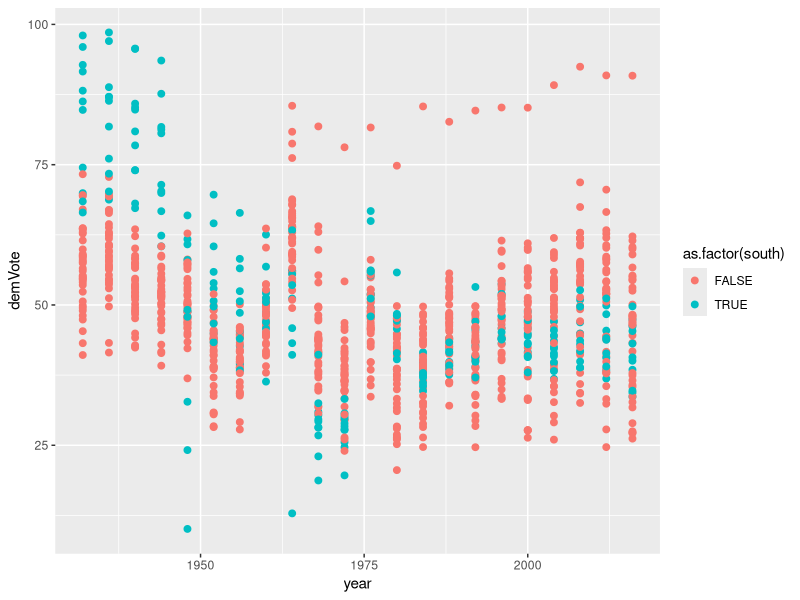
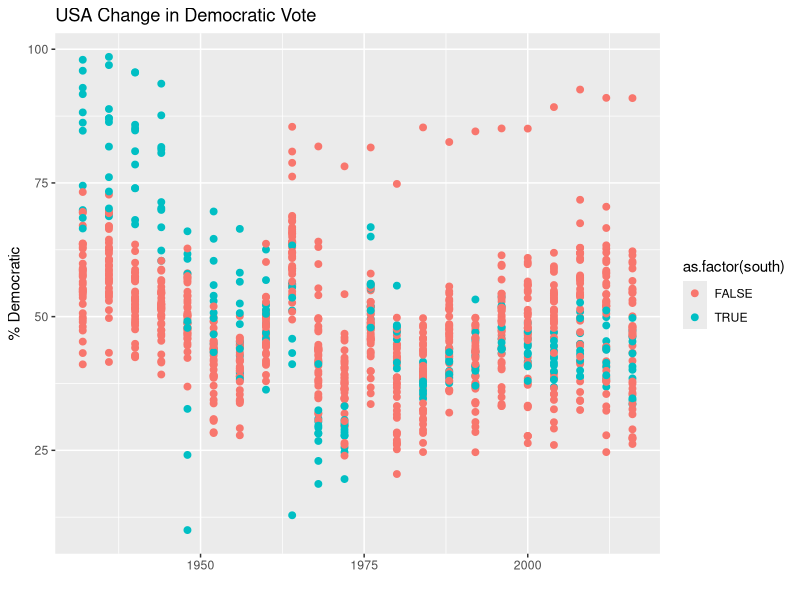
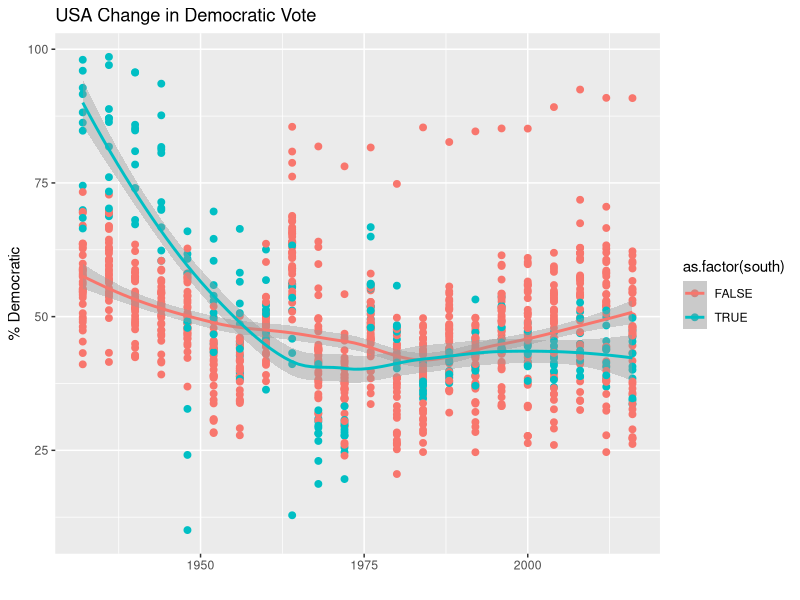
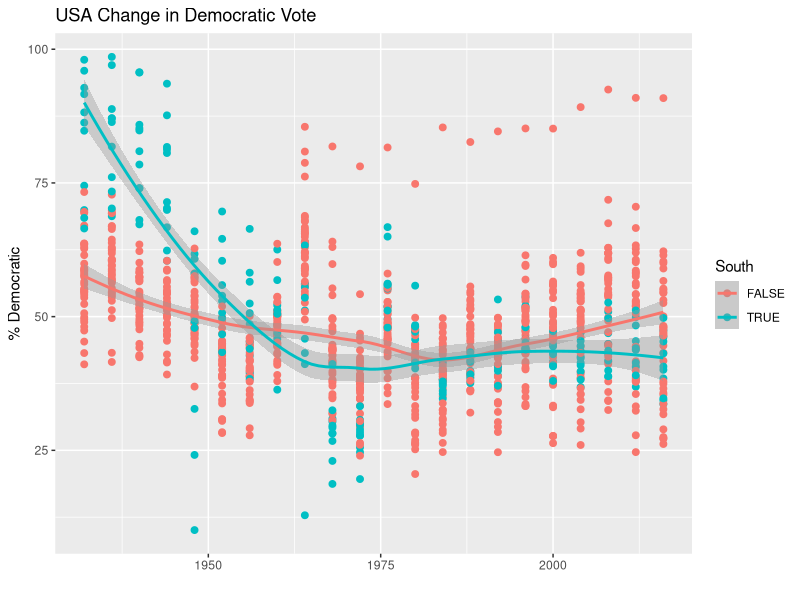
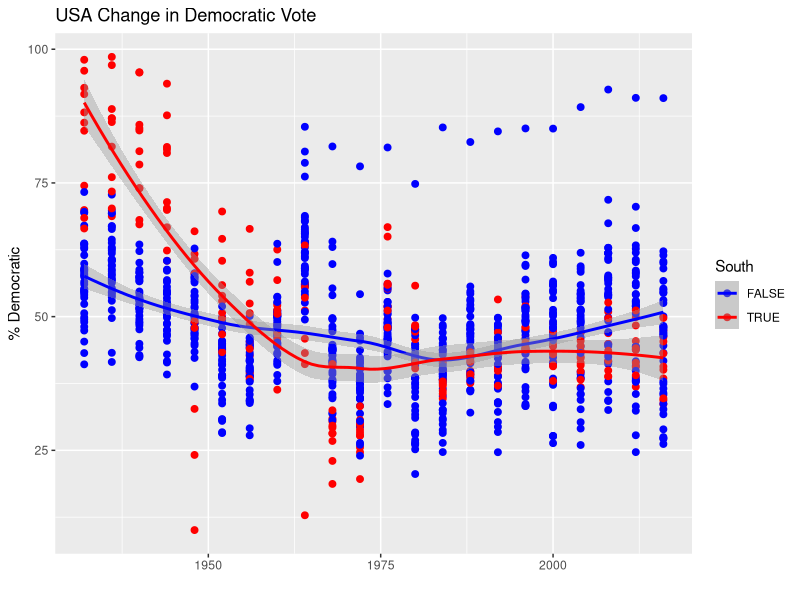
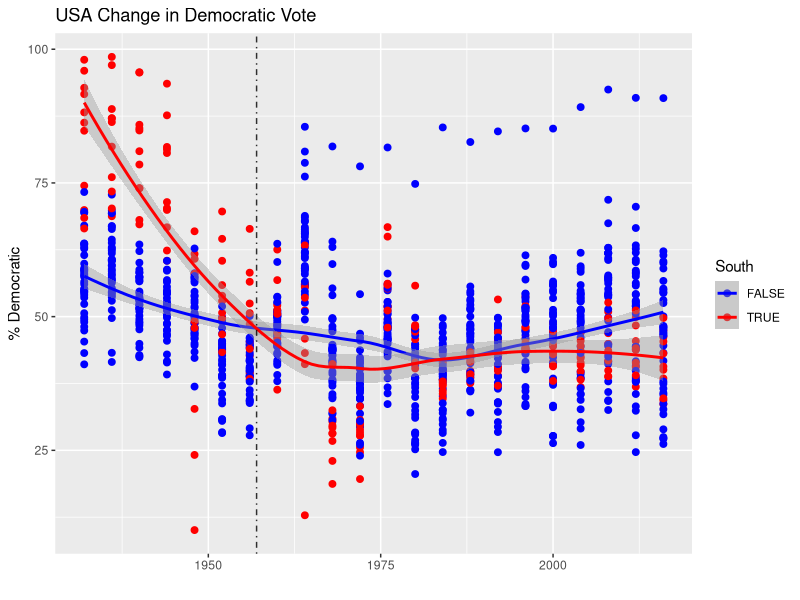
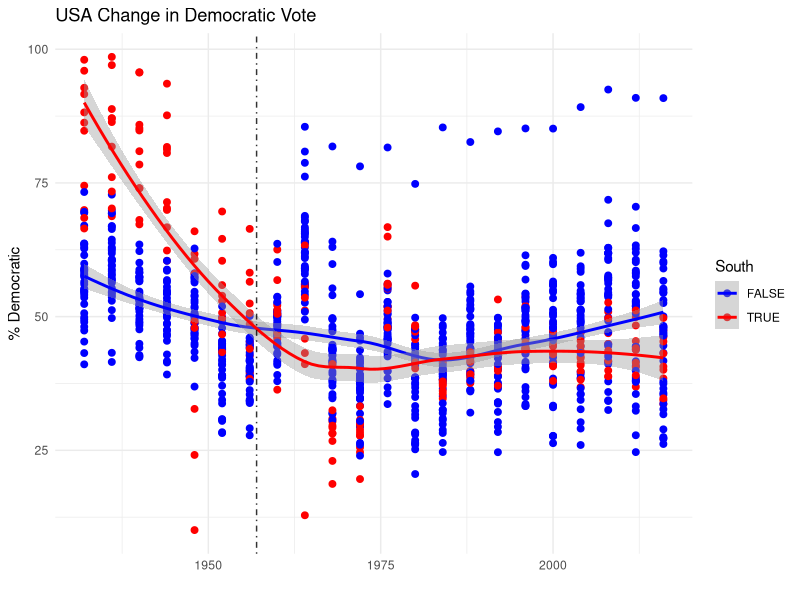
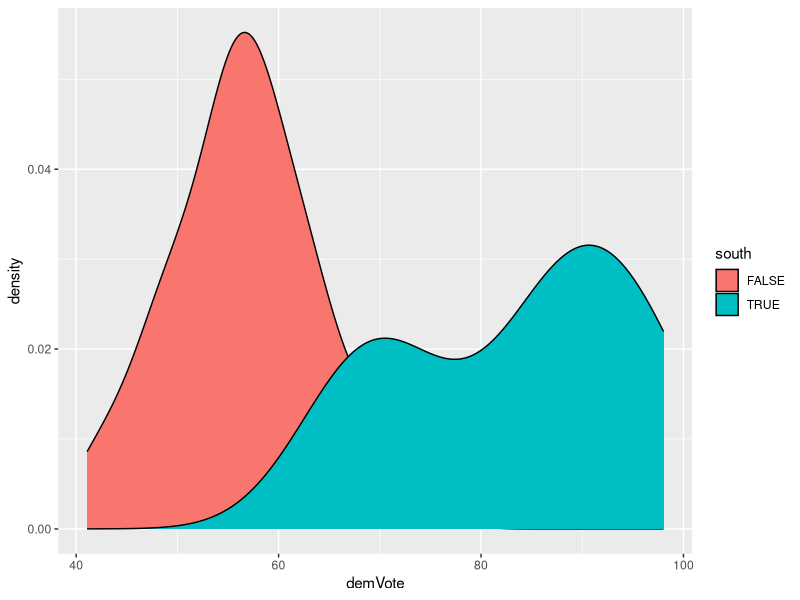

These charts were generated, in order, by the following R code:
## ---- chunk 1
# This is a good place to put libraries required for using the ggplot function
knitr::opts_chunk$set(echo = TRUE)
library(tidyverse) #Loads the tidyverse package for ggplot
library(pscl) #Loads the pscl package for the dataset
library(gridExtra) #Allows us to combine ggplots into a nice layout

## ---- chunk 2
PE=presidentialElections
## ---- chunk 3
p1<-ggplot(data=PE) +
  geom_point(aes(x=year,y=demVote,color=as.factor(south)),size=2)
p1
## ---- chunk 4
p2<-p1+xlab("")+ylab("% Democratic")+ggtitle("USA Change in Democratic Vote")
p2
## ---- chunk 5
p3<-p2+geom_smooth(aes(x=year,y=demVote,color=as.factor(south)))
p3
## ---- chunk 6
p4<-p3 + guides(color=guide_legend(title="South"))
p4
## ---- chunk 7
p5<-p4+ scale_color_manual(values=c("BLUE","RED"))
p5
## ---- chunk 8
p6<-p5+geom_vline(xintercept = 1957, alpha=0.8, linetype=4)
p6
## ---- chunk 9
FINALPLOT1<-p6 + theme_minimal()
FINALPLOT1
## ---- chunk 10
p1<-ggplot(data=PE[PE$year==1932,]) +
      geom_density(aes(x=demVote,fill=south))
p1
## ---- chunk 11
FINALPLOT2<-p1 + 
  xlab("% Democratic") + 
  ylab("Density") +
  ggtitle("Distribution of Democratic Vote from 1932") +
  guides(fill=guide_legend(title="South")) +
  scale_fill_manual(values=c("BLUE","RED")) + 
  geom_vline(xintercept = 50, alpha=0.8, linetype=1) +
  theme_minimal()
  
FINALPLOT2
## ---- chunk 12
FINALPLOT3<- ggplot(data=PE[PE$year==2016,]) +
  geom_density(aes(x=demVote,fill=south)) +
  xlab("% Democratic") + 
  ylab("Density") +
  ggtitle("Distribution of Democratic Vote from 2016") +
  guides(fill=guide_legend(title="South")) +
  scale_fill_manual(values=c("BLUE","RED")) + 
  geom_vline(xintercept = 50, alpha=0.8, linetype=1) +
  theme_minimal()
FINALPLOT3
## ---- chunk 13
#First Examine this Code and See What Happens

#Defaults to 1 Column Layout and Stacks Plots
grid.arrange(FINALPLOT1,FINALPLOT2,FINALPLOT3) 

#Starts Placing Plots in a Two Column Layout
grid.arrange(FINALPLOT1,FINALPLOT2,FINALPLOT3,ncol=2) 

#Now Check this Code Out: Try to Understand how the Matrix is Created and How the Layout is Controlled by the Matrix. Modify It to Get What I created
matrix(c(1,2,1,3),ncol=2)
LAYOUT=matrix(c(1,2,1,3),ncol=2)
grid.arrange(FINALPLOT1,FINALPLOT2,FINALPLOT3,layout_matrix=LAYOUT)
